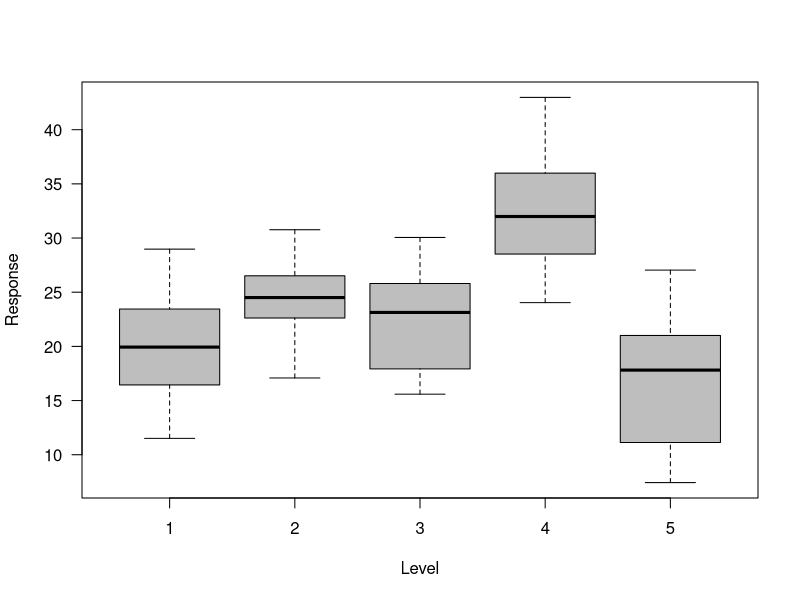

Reproduce this figure in R.
## ---- chunk 1
knitr::opts_chunk$set(dev = 'pdf')
## ---- chunk 2
level.means <- c(20,23,25,31,17)
levels <- length(level.means)
reps <- 10
sigma <- 5
n <- levels * reps
eps <- rnorm(n, 0, sigma)
x <- rep(1:levels, rep(reps, levels)) 
means <- rep(level.means, rep(reps, levels))
X <- as.matrix(model.matrix(~ as.factor(x)-1)) 
y <- as.numeric(X %*% as.matrix(level.means) + eps)
par(mfrow=c(1,1))
boxplot(y~x, col="grey", xlab="Level", ylab="Response", main="", las = 1)
